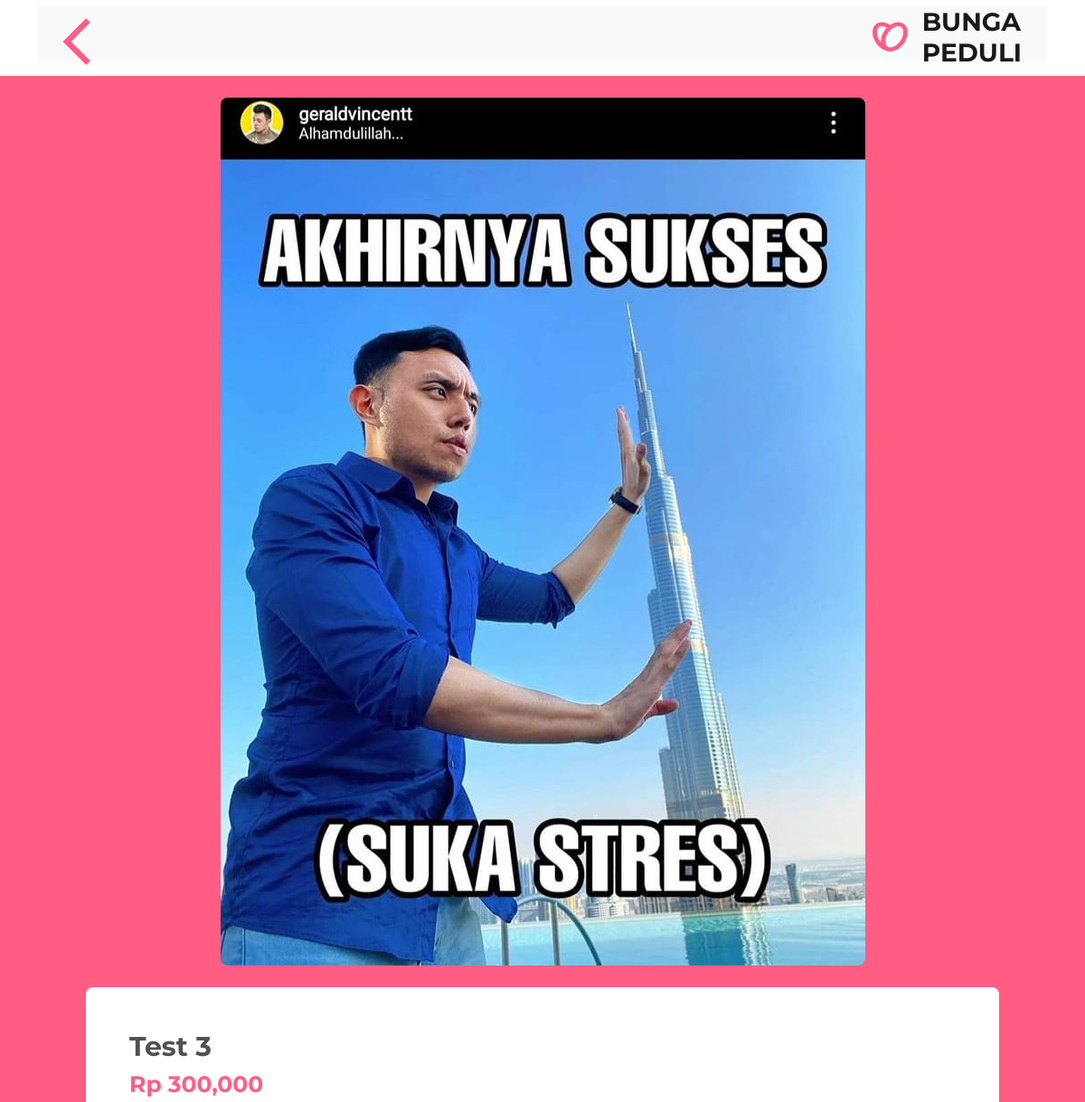
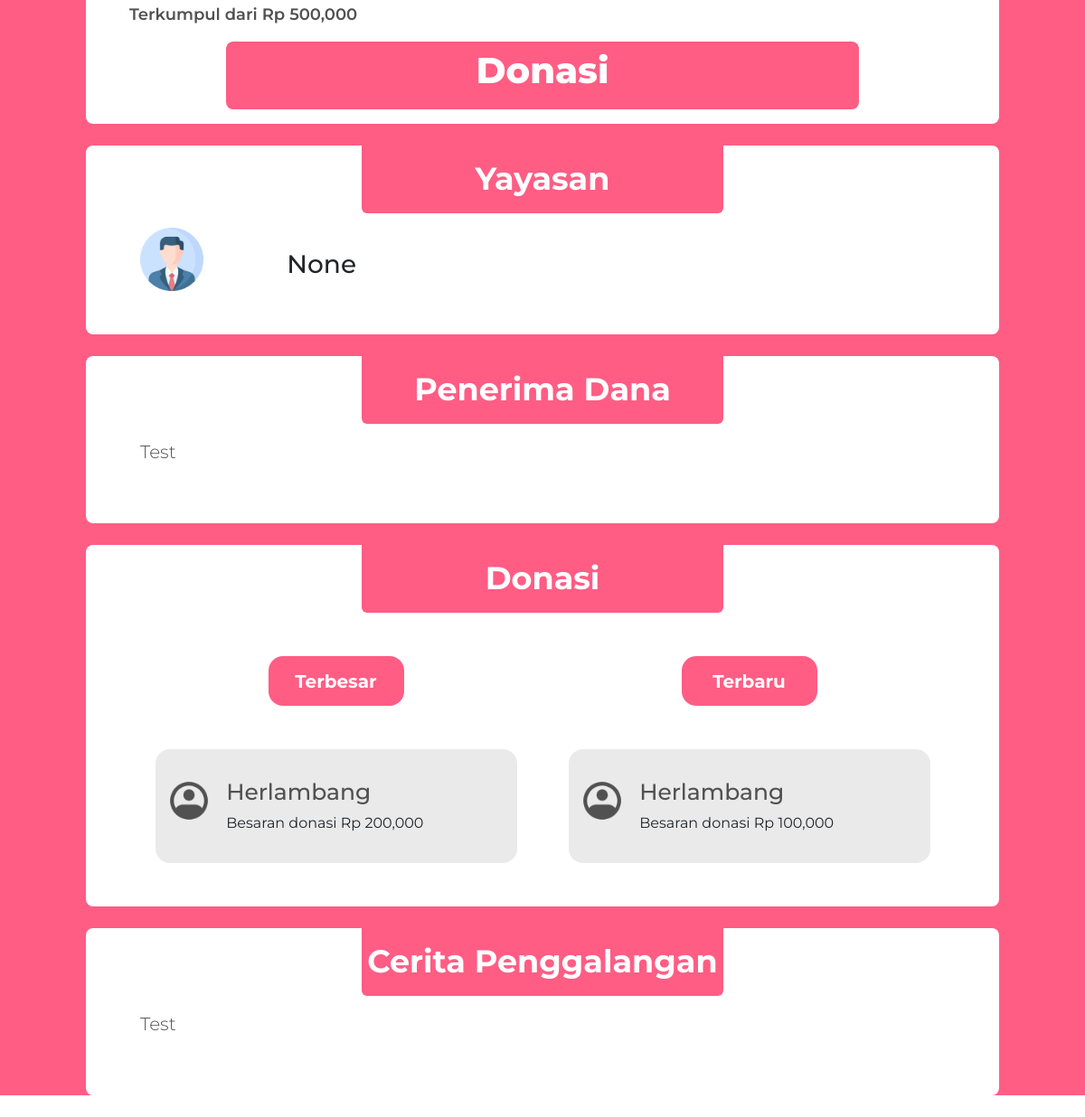
Page //donasi/5/ on the committed database (2 pictures, top to bottom).
### base/models.py (models this page shows, shortened)
class Donation(models.Model):
    CATEGORIES = (
        ('kesehatan', 'Kesehatan'),
        ('pendidikan', 'Pendidikan'),
        ('bencana-alam', 'Bencana Alam')
    )
    user = models.ForeignKey(User, on_delete=models.CASCADE, null=True)
    name = models.CharField(max_length=200, null=True)
    collected = models.BigIntegerField(null=True, default=0)
    fund_target = models.BigIntegerField(null=True, blank=True)
    yayasan = models.CharField(max_length=200, null=True)
    beneficiary = models.CharField(max_length=200, null=True)
    fundraising_story =models.TextField(null=True)
    time_span = models.IntegerField(null=True)
    category = models.CharField(max_length=200, choices=CATEGORIES, null=True)
    created = models.DateTimeField(auto_now_add=True)
    thumbnail = models.ImageField(blank=True, null=True, validators=[validate_file_size])
    @property
    def imageURL(self):
        try :
            url = self.thumbnail.url
        except:
            url = ''
        return url

class Donator(models.Model):
    CHOICHES = (
        ('Dana', 'Dana'),
        ('BCA/MANDIRI', 'BCA/MANDIRI')
    )
    user = models.ForeignKey(User, on_delete=models.CASCADE, null=True)
    donation = models.ForeignKey(Donation, on_delete=models.CASCADE, null=True)
    amount = models.BigIntegerField(null=True)
    comment = models.TextField(null=True, blank=True)
    payment_method = models.CharField(choices=CHOICHES, max_length=100, null=True)
    paid = models.BooleanField(default=False)
    created = models.DateTimeField(auto_now_add=True)

class User(AbstractUser):
    name = models.CharField(max_length=200, null=True)
    phone = models.CharField(max_length=20, null=True)
    email = models.EmailField(unique=True, null=True)
    avatar = models.ImageField(blank=True, null=True, validators=[validate_file_size])
    USERNAME_FIELD = 'email'
    REQUIRED_FIELDS = ['username']

### base/views.py (the view)
# urls.py: path('donasi/', views.list_donasi, name='list-donasi'),
def donasi(request, pk):
    donation = Donation.objects.get(id=pk)
    top_donator = donation.donator_set.order_by('-amount').first()
    latest_donator = donation.donator_set.order_by('-created').first()
    context = {
        'donation': donation,
        'top_donator': top_donator,
        'latest_donator': latest_donator,
    }
    return render(request, 'base/donasi.html', context)

### base/templatetags/rupiah_tags.py (called while the page is built)
@register.filter
def rupiah_format(value):
    value = intcomma(value)
    return f"Rp {value}"

### base/templates/base/donasi.html (shortened to what this page needs)
{% extends 'main.html' %}
{% load static %}
{% load rupiah_tags %}
{% block content %}
<div id="nav-donasi" class="container">
    <nav class="navbar navbar-expand-lg bg-light pt-4 mt-2">
      <div class="container-fluid main-color">
        <a class="col-4" href="{% url 'list-donasi' %}"><img src="{% static 'img/arrow-pink.png' %}" alt=""></a>
          <a class="navbar-brand" href="{% url 'home' %}">
              <div class="d-flex">
                <img src="{% static 'img/icon.png' %}" alt="Logo" width="39" height="33" class="d-inline-block align-text-top me-2 my-3">
                <h3 class="ms-2"><b>BUNGA<br>PEDULI</b></h3>
              </div>
          </a>
      </div>
    </nav>
</div>
  <section id="donasi">
    <div class="container">
        <div class="text-center my-3 pt-4">
            <img src="{{ donation.imageURL }}" class="img-fluid rounded-3" alt="">
        </div>
        <div class="detail-donasi rounded-3 pb-3 pt-5 my-4">
            <div class="ps-5">
                <h3>{{ donation.name }}</h3>
                {% if donation.collected == None %}
                <h4>Rp - </h4>
                {% else %}
                <h4>{{ donation.collected|rupiah_format }}</h4>
                {% endif %}
                <p>Terkumpul dari {{ donation.fund_target | rupiah_format }}</p>
            </div>
            <a href="{% url 'form-donasi' donation.id %}" class="btn-donasi text-center row rounded-3">
                <h3 class="col mt-2">Donasi</h3>
            </a>
        </div>
        <div class="penggalang-dana rounded-3 pb-5 my-4">
                <div class="text-center">
                    <h3 class="title rounded-bottom pt-3">Yayasan</h3>
                </div>
            <div class="row mt-3 ms-5">
                <div class="col-2">
                    <img src="{% static 'img/image-7.png' %}" alt="">
                </div>
                <div class="col-10">
                    <h3 class="mt-3 pt-2">{{ donation.yayasan }}</h3>
                </div>
            </div>
        </div>
        <div class="penggalang-dana rounded-3 pb-5 my-4">
                <div class="text-center">
                    <h3 class="title rounded-bottom pt-3">Penerima Dana</h3>
                </div>
            <div class="row mt-3 mx-5">
                <p class="pdana">{{ donation.beneficiary }}</p>
            </div>
        </div>
        <div class="penggalang-dana rounded-3 pb-5 my-4">
                <div class="text-center">
                    <h3 class="title rounded-bottom pt-3">Donasi</h3>
                </div>
            <div class="row mt-3 mx-5 mt-5 donator text-center">
                <div class="col">
                    <h4 class="py-3 rounded-4">Terbesar</h4>
                    {% if top_donator != None %}
                    <div class="row text-start mt-5 box-donator rounded-4 py-3">
                        <div class="col-2 pt-3">
                            <img src="{% static 'img/profile.png' %}" alt="">
                        </div>
                        <div class="col-10 pt-3">
                            <h3 class="name">{{ top_donator.user.username }}</h3>
                            <p>Besaran donasi {{ top_donator.amount|rupiah_format }}</p>
                        </div>
                    </div>
                    {% endif %}
                </div>
                <div class="col">
                    <h4 class="py-3 rounded-4">Terbaru</h4>
                    {% if latest_donator != None %}
                    <div class="row text-start mt-5 box-donator rounded-4 py-3">
                        <div class="col-2 pt-3">
                            <img src="{% static 'img/profile.png' %}" alt="">
                        </div>
                        <div class="col-10 pt-3">
                            <h3 class="name">{{ latest_donator.user.username }}</h3>
                            <p>Besaran donasi {{ latest_donator.amount|rupiah_format }}</p>
                        </div>
                    </div>
                    {% endif %}
                </div>
            </div>
        </div>
        <div class="penggalang-dana rounded-3 pb-5 my-4">
            <div class="text-center">
                <h3 class="title rounded-bottom pt-3">Cerita Penggalangan</h3>
            </div>
        <div class="row mt-3 mx-5">
            <p class="pdana">{{ donation.fundraising_story }}</p>
        </div>
    </div>
    </div>
  </section>
{% endblock content %}

### templates/main.html (shortened to what this page needs)
{% load static %}
<!doctype html>
<html lang="en">
  <head>
    <link href="https://cdn.jsdelivr.net/npm/bootstrap@5.2.3/dist/css/bootstrap.min.css" rel="stylesheet">
    <link rel="stylesheet" href="{% static 'css/style.css' %}">
</head>
  <body>
    {% block content %}
    {% endblock content %}
  </body>
</html>

### static/css/style.css (style rules this page uses)
:root { --mainColor:#FF5D84; }
body { font-family: 'Montserrat', sans-serif; }
html, body { padding: 0; margin: 0; }
a { text-decoration: none; transition: 0.5s; }
#nav-donasi .navbar { height: 60px; }
#donasi { background-color: var(--mainColor); }
#donasi .detail-donasi { background-color: #fff; max-width: 1010px; margin: 0 auto; }
#donasi .detail-donasi h3 { color: #515151; font-weight: 700; font-size: 30px; }
#donasi .detail-donasi h4 { color: var(--mainColor); font-weight: 700; font-size: 25px; }
#donasi .detail-donasi p { color: #515151; font-weight: 600; font-size: 18px; }
#donasi .detail-donasi .btn-donasi { background-color: var(--mainColor); max-width: 700px; height: 75px; margin: 0 auto; }
#donasi .detail-donasi .btn-donasi h3 { font-size: 40px; font-weight: 800; color: #fff; }
#donasi .penggalang-dana { background-color: #fff; max-width: 1010px; margin: 0 auto; }
#donasi .penggalang-dana .title { background-color: var(--mainColor); color: #fff; font-size: 35px; font-weight: 700; max-width: 400px; height: 75px; margin: 0 auto; }
#donasi .penggalang-dana img { max-width: 70px; height: auto; }
#donasi .penggalang-dana .pdana { font-size: 20px; font-weight: 300; color: #515151; }
#donasi .penggalang-dana .donator h4 { background-color: var(--mainColor); color: #fff; font-size: 20px; font-weight: 700; max-width: 150px; height: 55px; margin: 0 auto; }
#donasi .penggalang-dana .donator .box-donator { background-color: #EAEAEA; max-width: 400px; margin: 0 auto; }
#donasi .penggalang-dana .donator .box-donator .name { font-size: 25px; font-weight: 500; color: #515151; }
#donasi .penggalang-dana .donator .box-donator img { max-width: 50px; height: auto; }

### rows in the picture
Donation: imageURL (picture), name "Test 3", collected|rupiah_format "Rp 300,000", fund_target|rupiah_format "Rp 500,000", yayasan "None", beneficiary "Test", fundraising_story "Test"
Donator: user.username "Herlambang", amount|rupiah_format "Rp 200,000"
Donator: user.username "Herlambang", amount|rupiah_format "Rp 100,000"
